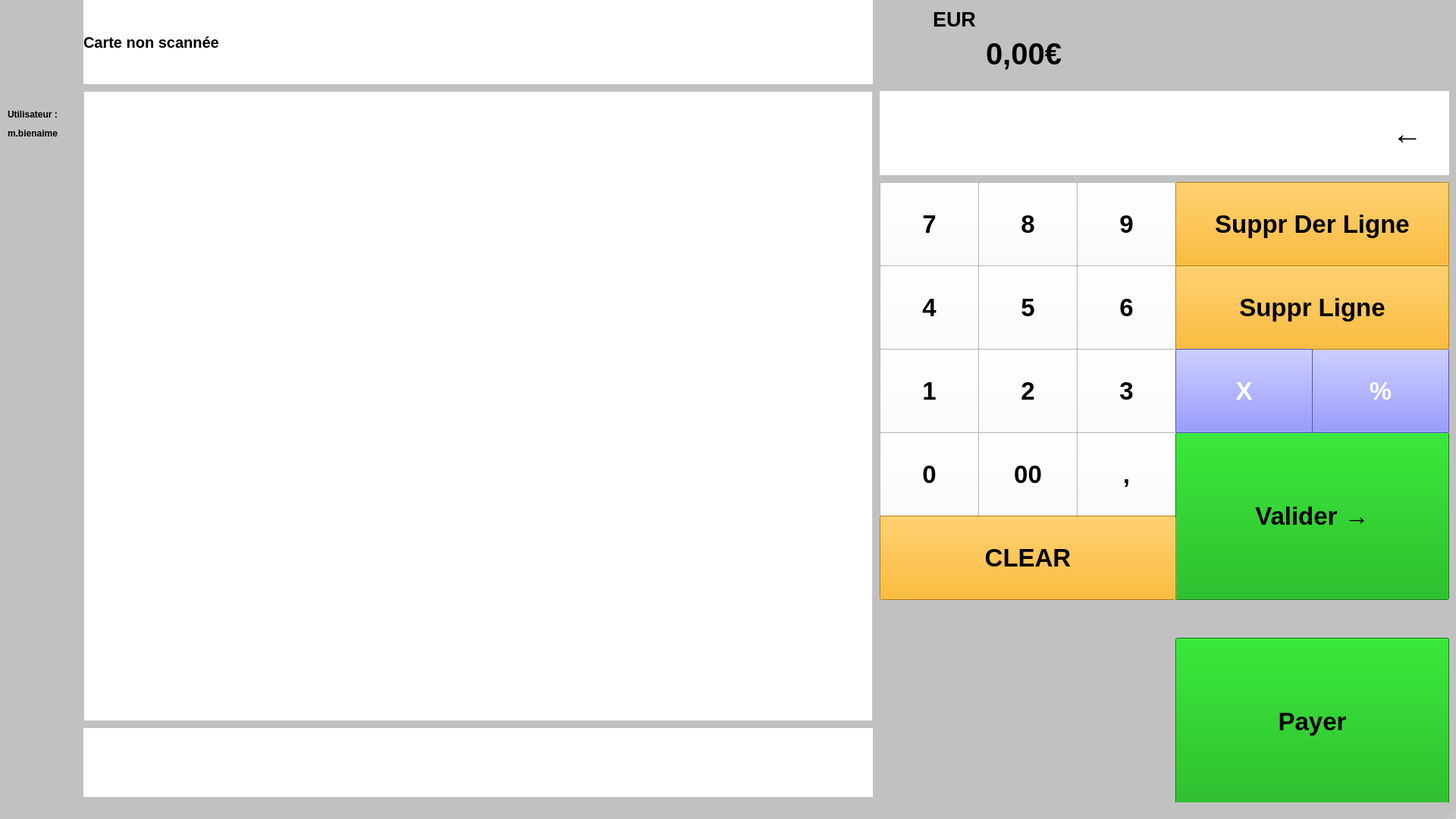
<?xml version="1.0" encoding="UTF-8"?>
<ui version="4.0">
 <class>MainWindow</class>
 <widget class="QMainWindow" name="MainWindow">
  <property name="geometry">
   <rect>
    <x>0</x>
    <y>0</y>
    <width>1920</width>
    <height>1080</height>
   </rect>
  </property>
  <property name="palette">
   <palette>
    <active>
     <colorrole role="Window">
      <brush brushstyle="SolidPattern">
       <color alpha="255">
        <red>193</red>
        <green>193</green>
        <blue>193</blue>
       </color>
      </brush>
     </colorrole>
    </active>
    <inactive>
     <colorrole role="Window">
      <brush brushstyle="SolidPattern">
       <color alpha="255">
        <red>193</red>
        <green>193</green>
        <blue>193</blue>
       </color>
      </brush>
     </colorrole>
    </inactive>
    <disabled>
     <colorrole role="Base">
      <brush brushstyle="SolidPattern">
       <color alpha="255">
        <red>193</red>
        <green>193</green>
        <blue>193</blue>
       </color>
      </brush>
     </colorrole>
     <colorrole role="Window">
      <brush brushstyle="SolidPattern">
       <color alpha="255">
        <red>193</red>
        <green>193</green>
        <blue>193</blue>
       </color>
      </brush>
     </colorrole>
    </disabled>
   </palette>
  </property>
  <property name="font">
   <font>
    <bold>true</bold>
   </font>
  </property>
  <property name="windowTitle">
   <string>MainWindow</string>
  </property>
  <widget class="QWidget" name="centralwidget">
   <widget class="QPushButton" name="pushButton_1">
    <property name="geometry">
     <rect>
      <x>1160</x>
      <y>460</y>
      <width>131</width>
      <height>111</height>
     </rect>
    </property>
    <property name="font">
     <font>
      <family>Arial</family>
      <pointsize>25</pointsize>
      <bold>true</bold>
     </font>
    </property>
    <property name="styleSheet">
     <string notr="true">background-color: rgb(255, 255, 255);
color: rgb(0, 0, 0);</string>
    </property>
    <property name="text">
     <string>1</string>
    </property>
   </widget>
   <widget class="QPushButton" name="pushButton_2">
    <property name="geometry">
     <rect>
      <x>1290</x>
      <y>460</y>
      <width>131</width>
      <height>111</height>
     </rect>
    </property>
    <property name="font">
     <font>
      <family>Arial</family>
      <pointsize>25</pointsize>
      <bold>true</bold>
     </font>
    </property>
    <property name="styleSheet">
     <string notr="true">background-color: rgb(255, 255, 255);
color: rgb(0, 0, 0);</string>
    </property>
    <property name="text">
     <string>2</string>
    </property>
   </widget>
   <widget class="QPushButton" name="pushButton_3">
    <property name="geometry">
     <rect>
      <x>1420</x>
      <y>460</y>
      <width>131</width>
      <height>111</height>
     </rect>
    </property>
    <property name="font">
     <font>
      <family>Arial</family>
      <pointsize>25</pointsize>
      <bold>true</bold>
     </font>
    </property>
    <property name="styleSheet">
     <string notr="true">background-color: rgb(255, 255, 255);
color: rgb(0, 0, 0);</string>
    </property>
    <property name="text">
     <string>3</string>
    </property>
   </widget>
   <widget class="QPushButton" name="pushButton_4">
    <property name="geometry">
     <rect>
      <x>1160</x>
      <y>350</y>
      <width>131</width>
      <height>111</height>
     </rect>
    </property>
    <property name="font">
     <font>
      <family>Arial</family>
      <pointsize>25</pointsize>
      <bold>true</bold>
     </font>
    </property>
    <property name="styleSheet">
     <string notr="true">background-color: rgb(255, 255, 255);
color: rgb(0, 0, 0);</string>
    </property>
    <property name="text">
     <string>4</string>
    </property>
   </widget>
   <widget class="QPushButton" name="pushButton_5">
    <property name="geometry">
     <rect>
      <x>1290</x>
      <y>350</y>
      <width>131</width>
      <height>111</height>
     </rect>
    </property>
    <property name="font">
     <font>
      <family>Arial</family>
      <pointsize>25</pointsize>
      <bold>true</bold>
     </font>
    </property>
    <property name="styleSheet">
     <string notr="true">background-color: rgb(255, 255, 255);
color: rgb(0, 0, 0);</string>
    </property>
    <property name="text">
     <string>5</string>
    </property>
   </widget>
   <widget class="QPushButton" name="pushButton_6">
    <property name="geometry">
     <rect>
      <x>1420</x>
      <y>350</y>
      <width>131</width>
      <height>111</height>
     </rect>
    </property>
    <property name="font">
     <font>
      <family>Arial</family>
      <pointsize>25</pointsize>
      <bold>true</bold>
     </font>
    </property>
    <property name="styleSheet">
     <string notr="true">background-color: rgb(255, 255, 255);
color: rgb(0, 0, 0);</string>
    </property>
    <property name="text">
     <string>6</string>
    </property>
   </widget>
   <widget class="QPushButton" name="pushButton_7">
    <property name="geometry">
     <rect>
      <x>1160</x>
      <y>240</y>
      <width>131</width>
      <height>111</height>
     </rect>
    </property>
    <property name="font">
     <font>
      <family>Arial</family>
      <pointsize>25</pointsize>
      <bold>true</bold>
     </font>
    </property>
    <property name="styleSheet">
     <string notr="true">background-color: rgb(255, 255, 255);
color: rgb(0, 0, 0);</string>
    </property>
    <property name="text">
     <string>7</string>
    </property>
   </widget>
   <widget class="QPushButton" name="pushButton_8">
    <property name="geometry">
     <rect>
      <x>1290</x>
      <y>240</y>
      <width>131</width>
      <height>111</height>
     </rect>
    </property>
    <property name="font">
     <font>
      <family>Arial</family>
      <pointsize>25</pointsize>
      <bold>true</bold>
     </font>
    </property>
    <property name="styleSheet">
     <string notr="true">background-color: rgb(255, 255, 255);
color: rgb(0, 0, 0);</string>
    </property>
    <property name="text">
     <string>8</string>
    </property>
   </widget>
   <widget class="QPushButton" name="pushButton_9">
    <property name="geometry">
     <rect>
      <x>1420</x>
      <y>240</y>
      <width>131</width>
      <height>111</height>
     </rect>
    </property>
    <property name="font">
     <font>
      <family>Arial</family>
      <pointsize>25</pointsize>
      <bold>true</bold>
     </font>
    </property>
    <property name="styleSheet">
     <string notr="true">background-color: rgb(255, 255, 255);
color: rgb(0, 0, 0);</string>
    </property>
    <property name="text">
     <string>9</string>
    </property>
   </widget>
   <widget class="QPushButton" name="pushButton_0">
    <property name="geometry">
     <rect>
      <x>1160</x>
      <y>570</y>
      <width>131</width>
      <height>111</height>
     </rect>
    </property>
    <property name="font">
     <font>
      <family>Arial</family>
      <pointsize>25</pointsize>
      <bold>true</bold>
     </font>
    </property>
    <property name="styleSheet">
     <string notr="true">background-color: rgb(255, 255, 255);
color: rgb(0, 0, 0);</string>
    </property>
    <property name="text">
     <string>0</string>
    </property>
   </widget>
   <widget class="QPushButton" name="pushButton_00">
    <property name="geometry">
     <rect>
      <x>1290</x>
      <y>570</y>
      <width>131</width>
      <height>111</height>
     </rect>
    </property>
    <property name="font">
     <font>
      <family>Arial</family>
      <pointsize>25</pointsize>
      <bold>true</bold>
     </font>
    </property>
    <property name="styleSheet">
     <string notr="true">background-color: rgb(255, 255, 255);
color: rgb(0, 0, 0);</string>
    </property>
    <property name="text">
     <string>00</string>
    </property>
   </widget>
   <widget class="QPushButton" name="pushButton_virgule">
    <property name="geometry">
     <rect>
      <x>1420</x>
      <y>570</y>
      <width>131</width>
      <height>111</height>
     </rect>
    </property>
    <property name="font">
     <font>
      <family>Arial</family>
      <pointsize>25</pointsize>
      <bold>true</bold>
     </font>
    </property>
    <property name="styleSheet">
     <string notr="true">background-color: rgb(255, 255, 255);
color: rgb(0, 0, 0);</string>
    </property>
    <property name="text">
     <string>,</string>
    </property>
   </widget>
   <widget class="QPushButton" name="pushButton_valider">
    <property name="geometry">
     <rect>
      <x>1550</x>
      <y>570</y>
      <width>361</width>
      <height>221</height>
     </rect>
    </property>
    <property name="font">
     <font>
      <family>Arial</family>
      <pointsize>25</pointsize>
      <bold>true</bold>
     </font>
    </property>
    <property name="styleSheet">
     <string notr="true">background-color: rgb(0, 170, 0);
color: rgb(0, 0, 0);</string>
    </property>
    <property name="text">
     <string>Valider →</string>
    </property>
   </widget>
   <widget class="QPushButton" name="pushButton_remise">
    <property name="geometry">
     <rect>
      <x>1730</x>
      <y>460</y>
      <width>181</width>
      <height>111</height>
     </rect>
    </property>
    <property name="font">
     <font>
      <family>Arial</family>
      <pointsize>25</pointsize>
      <bold>true</bold>
     </font>
    </property>
    <property name="styleSheet">
     <string notr="true">background-color: rgb(102, 105, 255);
color: rgb(255, 255, 255);</string>
    </property>
    <property name="text">
     <string>%</string>
    </property>
   </widget>
   <widget class="QPushButton" name="pushButton_supprLigne">
    <property name="geometry">
     <rect>
      <x>1550</x>
      <y>350</y>
      <width>361</width>
      <height>111</height>
     </rect>
    </property>
    <property name="font">
     <font>
      <family>Arial</family>
      <pointsize>25</pointsize>
      <bold>true</bold>
     </font>
    </property>
    <property name="styleSheet">
     <string notr="true">background-color: rgb(255, 170, 0);
color: rgb(0, 0, 0);</string>
    </property>
    <property name="text">
     <string>Suppr Ligne</string>
    </property>
   </widget>
   <widget class="QPushButton" name="pushButton_quantite">
    <property name="geometry">
     <rect>
      <x>1550</x>
      <y>460</y>
      <width>181</width>
      <height>111</height>
     </rect>
    </property>
    <property name="font">
     <font>
      <family>Arial</family>
      <pointsize>25</pointsize>
      <bold>true</bold>
     </font>
    </property>
    <property name="styleSheet">
     <string notr="true">background-color: rgb(102, 105, 255);
color: rgb(255, 255, 255);</string>
    </property>
    <property name="text">
     <string>X</string>
    </property>
   </widget>
   <widget class="QLabel" name="label">
    <property name="geometry">
     <rect>
      <x>1230</x>
      <y>0</y>
      <width>91</width>
      <height>51</height>
     </rect>
    </property>
    <property name="font">
     <font>
      <family>Arial</family>
      <pointsize>20</pointsize>
      <bold>true</bold>
     </font>
    </property>
    <property name="styleSheet">
     <string notr="true">color: rgb(0, 0, 0);</string>
    </property>
    <property name="text">
     <string>EUR</string>
    </property>
   </widget>
   <widget class="QLabel" name="label_prix">
    <property name="geometry">
     <rect>
      <x>1300</x>
      <y>20</y>
      <width>601</width>
      <height>101</height>
     </rect>
    </property>
    <property name="font">
     <font>
      <family>Arial</family>
      <pointsize>30</pointsize>
      <bold>true</bold>
     </font>
    </property>
    <property name="layoutDirection">
     <enum>Qt::LayoutDirection::RightToLeft</enum>
    </property>
    <property name="autoFillBackground">
     <bool>false</bool>
    </property>
    <property name="styleSheet">
     <string notr="true">color: rgb(0, 0, 0);</string>
    </property>
    <property name="text">
     <string>0,00€</string>
    </property>
   </widget>
   <widget class="QPushButton" name="pushButton_clear">
    <property name="geometry">
     <rect>
      <x>1160</x>
      <y>680</y>
      <width>391</width>
      <height>111</height>
     </rect>
    </property>
    <property name="font">
     <font>
      <family>Arial</family>
      <pointsize>25</pointsize>
      <bold>true</bold>
     </font>
    </property>
    <property name="styleSheet">
     <string notr="true">background-color: rgb(255, 170, 0);
color: rgb(0, 0, 0);</string>
    </property>
    <property name="text">
     <string>CLEAR</string>
    </property>
   </widget>
   <widget class="QPushButton" name="pushButton_supp">
    <property name="geometry">
     <rect>
      <x>1800</x>
      <y>120</y>
      <width>111</width>
      <height>111</height>
     </rect>
    </property>
    <property name="font">
     <font>
      <pointsize>30</pointsize>
      <bold>false</bold>
     </font>
    </property>
    <property name="styleSheet">
     <string notr="true">background-color: rgb(255, 255, 255);
color: rgb(0, 0, 0);
border: none;</string>
    </property>
    <property name="text">
     <string>←</string>
    </property>
   </widget>
   <widget class="QPushButton" name="pushButton_home">
    <property name="geometry">
     <rect>
      <x>0</x>
      <y>0</y>
      <width>111</width>
      <height>111</height>
     </rect>
    </property>
    <property name="font">
     <font>
      <pointsize>10</pointsize>
      <bold>false</bold>
     </font>
    </property>
    <property name="styleSheet">
     <string notr="true">background-color: transparent;
border: none;</string>
    </property>
    <property name="text">
     <string/>
    </property>
    <property name="icon">
     <iconset theme="QIcon::ThemeIcon::GoHome"/>
    </property>
    <property name="iconSize">
     <size>
      <width>40</width>
      <height>40</height>
     </size>
    </property>
   </widget>
   <widget class="QLabel" name="label_carte">
    <property name="geometry">
     <rect>
      <x>110</x>
      <y>0</y>
      <width>1041</width>
      <height>111</height>
     </rect>
    </property>
    <property name="font">
     <font>
      <family>Arial</family>
      <pointsize>15</pointsize>
      <bold>true</bold>
     </font>
    </property>
    <property name="styleSheet">
     <string notr="true">background-color: rgb(255, 255, 255);
color: rgb(0, 0, 0);</string>
    </property>
    <property name="text">
     <string>Carte non scannée</string>
    </property>
   </widget>
   <widget class="QLabel" name="label_4">
    <property name="geometry">
     <rect>
      <x>10</x>
      <y>141</y>
      <width>101</width>
      <height>20</height>
     </rect>
    </property>
    <property name="font">
     <font>
      <family>Arial</family>
      <bold>true</bold>
     </font>
    </property>
    <property name="text">
     <string notr="true">Utilisateur :</string>
    </property>
   </widget>
   <widget class="QLabel" name="label_5">
    <property name="geometry">
     <rect>
      <x>10</x>
      <y>160</y>
      <width>101</width>
      <height>31</height>
     </rect>
    </property>
    <property name="font">
     <font>
      <family>Arial</family>
      <bold>true</bold>
     </font>
    </property>
    <property name="styleSheet">
     <string notr="true">color: rgb(0, 0, 0);</string>
    </property>
    <property name="text">
     <string>m.bienaime</string>
    </property>
   </widget>
   <widget class="QPushButton" name="pushButton_supprDerLigne">
    <property name="geometry">
     <rect>
      <x>1550</x>
      <y>240</y>
      <width>361</width>
      <height>111</height>
     </rect>
    </property>
    <property name="font">
     <font>
      <family>Arial</family>
      <pointsize>25</pointsize>
      <bold>true</bold>
     </font>
    </property>
    <property name="styleSheet">
     <string notr="true">background-color: rgb(255, 170, 0);
color: rgb(0, 0, 0);</string>
    </property>
    <property name="text">
     <string>Suppr Der Ligne</string>
    </property>
   </widget>
   <widget class="QTableView" name="tableView_articles">
    <property name="geometry">
     <rect>
      <x>110</x>
      <y>120</y>
      <width>1041</width>
      <height>831</height>
     </rect>
    </property>
    <property name="font">
     <font>
      <family>Arial</family>
      <pointsize>20</pointsize>
      <bold>false</bold>
     </font>
    </property>
    <property name="styleSheet">
     <string notr="true">background-color: rgb(255, 255, 255);</string>
    </property>
   </widget>
   <widget class="QPushButton" name="pushButton_payer">
    <property name="geometry">
     <rect>
      <x>1550</x>
      <y>841</y>
      <width>361</width>
      <height>221</height>
     </rect>
    </property>
    <property name="font">
     <font>
      <family>Arial</family>
      <pointsize>25</pointsize>
      <bold>true</bold>
     </font>
    </property>
    <property name="styleSheet">
     <string notr="true">background-color: rgb(0, 170, 0);
color: rgb(0, 0, 0);</string>
    </property>
    <property name="text">
     <string>Payer</string>
    </property>
   </widget>
   <widget class="QLabel" name="label_DerArticle">
    <property name="geometry">
     <rect>
      <x>110</x>
      <y>960</y>
      <width>1041</width>
      <height>91</height>
     </rect>
    </property>
    <property name="font">
     <font>
      <family>Arial</family>
      <pointsize>25</pointsize>
      <bold>true</bold>
     </font>
    </property>
    <property name="styleSheet">
     <string notr="true">background-color: rgb(255, 255, 255);
color: rgb(0, 0, 0);</string>
    </property>
    <property name="text">
     <string/>
    </property>
   </widget>
   <widget class="QLabel" name="label_EAN">
    <property name="geometry">
     <rect>
      <x>1160</x>
      <y>120</y>
      <width>641</width>
      <height>111</height>
     </rect>
    </property>
    <property name="font">
     <font>
      <family>Arial</family>
      <pointsize>25</pointsize>
      <bold>true</bold>
     </font>
    </property>
    <property name="styleSheet">
     <string notr="true">background-color: rgb(255, 255, 255);
color: rgb(0, 0, 0);</string>
    </property>
    <property name="text">
     <string/>
    </property>
   </widget>
   <zorder>label_EAN</zorder>
   <zorder>pushButton_1</zorder>
   <zorder>pushButton_2</zorder>
   <zorder>pushButton_3</zorder>
   <zorder>pushButton_4</zorder>
   <zorder>pushButton_5</zorder>
   <zorder>pushButton_6</zorder>
   <zorder>pushButton_7</zorder>
   <zorder>pushButton_8</zorder>
   <zorder>pushButton_9</zorder>
   <zorder>pushButton_0</zorder>
   <zorder>pushButton_00</zorder>
   <zorder>pushButton_virgule</zorder>
   <zorder>pushButton_valider</zorder>
   <zorder>pushButton_remise</zorder>
   <zorder>pushButton_supprLigne</zorder>
   <zorder>pushButton_quantite</zorder>
   <zorder>label</zorder>
   <zorder>label_prix</zorder>
   <zorder>pushButton_clear</zorder>
   <zorder>pushButton_supp</zorder>
   <zorder>pushButton_home</zorder>
   <zorder>label_carte</zorder>
   <zorder>label_4</zorder>
   <zorder>label_5</zorder>
   <zorder>pushButton_supprDerLigne</zorder>
   <zorder>tableView_articles</zorder>
   <zorder>pushButton_payer</zorder>
   <zorder>label_DerArticle</zorder>
  </widget>
  <widget class="QMenuBar" name="menubar">
   <property name="geometry">
    <rect>
     <x>0</x>
     <y>0</y>
     <width>1920</width>
     <height>21</height>
    </rect>
   </property>
  </widget>
  <widget class="QStatusBar" name="statusbar"/>
 </widget>
 <resources/>
 <connections/>
</ui>
